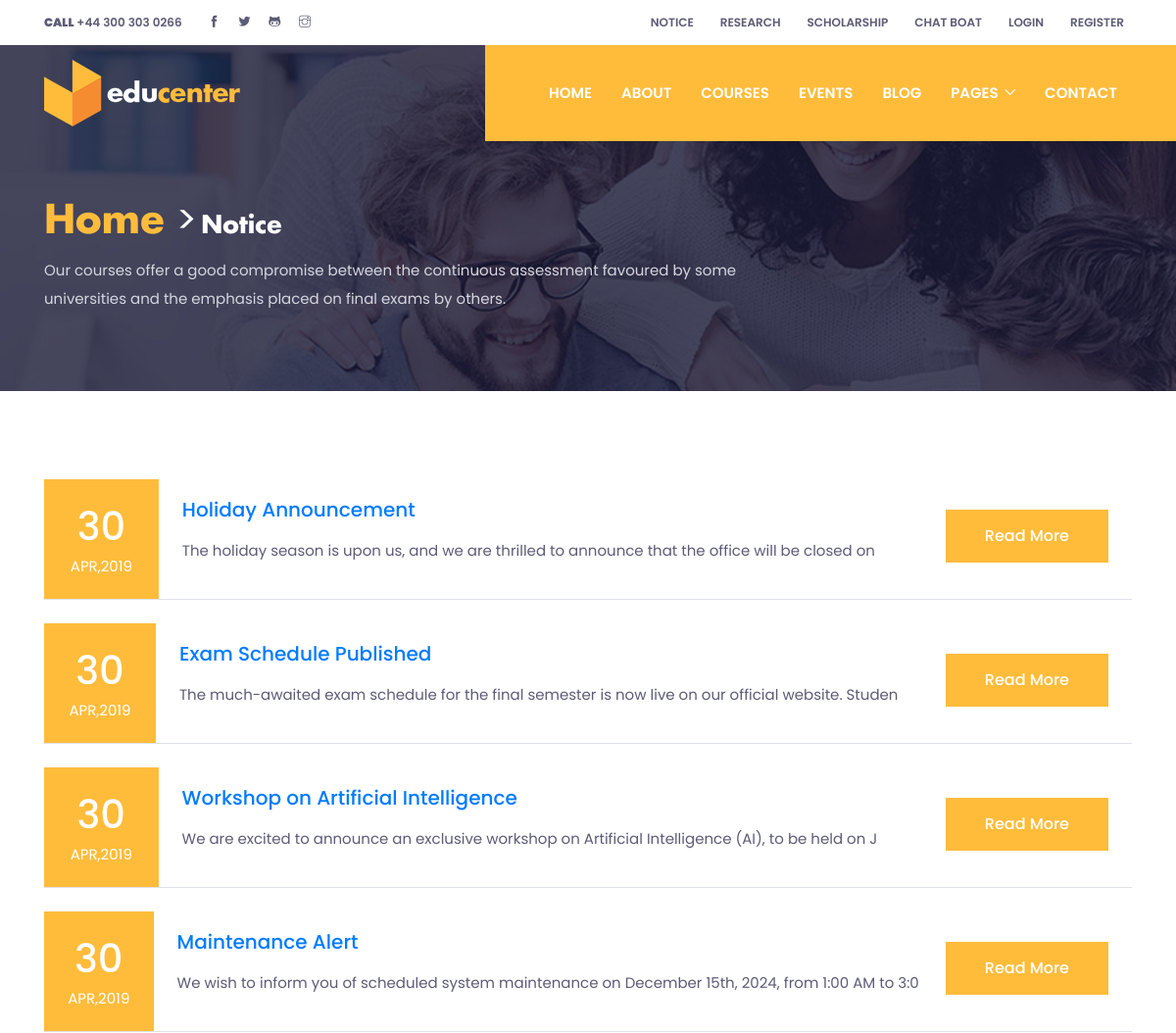
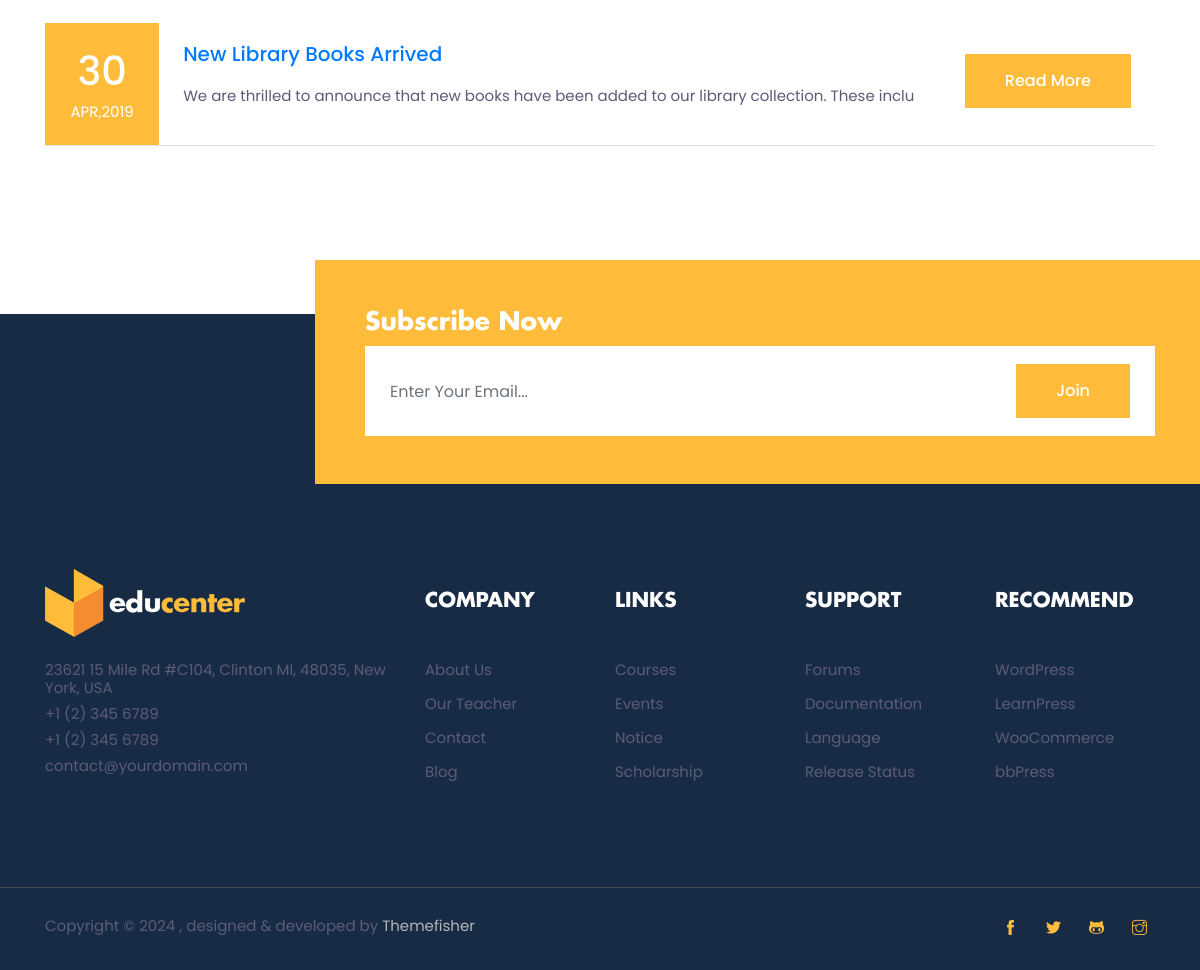
The page /notices/ on the database its author committed (2 pictures, top to bottom).
### partial/models.py (models this page shows, shortened)
class Notice(models.Model):
  title = models.CharField(max_length=250)
  description = HTMLField()
  slug = AutoSlugField(populate_from='title')
  created = models.DateTimeField(auto_now_add=True)
  updated = models.DateTimeField(auto_now=True)

### partial/views.py (the view)
# urls.py: path('notices/',view_notices,name='notices'),
def view_notices(request):
  notices = Notice.objects.all()
  context ={
    "notices":notices
  }
  return render(request, 'notices.html',context)

### partial/templates/notices.html (shortened to what this page needs)
{% extends "base.html" %}
{% load static %}
{% block content %}
<section
  class="page-title-section overlay"
  data-background="{% static 'images/backgrounds/page-title.jpg' %}"
>
  <div class="container">
    <div class="row">
      <div class="col-md-8">
        <ul class="list-inline custom-breadcrumb mb-2">
          <li class="list-inline-item">
            <a class="h2 text-primary font-secondary" href="{% url 'home' %}"
              >Home</a
            >
          </li>
          <span style="font-size: 40px; color: #fff">&#62;</span>
          <li class="list-inline-item text-white h3 font-secondary @@nasted">
            Notice
          </li>
        </ul>
        <p class="text-lighten mb-0">
          Our courses offer a good compromise between the continuous assessment
          favoured by some universities and the emphasis placed on final exams
          by others.
        </p>
      </div>
    </div>
  </div>
</section>
<section class="section">
  <div class="container">
    <div class="row">
      <div class="col-12">
        <ul class="list-unstyled">
        {% for notice in notices %}
          <li class="d-md-table mb-4 w-100 border-bottom hover-shadow">
            <div
              class="d-md-table-cell text-center p-4 bg-primary text-white mb-4 mb-md-0"
            >
              <span class="h2 d-block">30</span> APR,2019
            </div>
            <div
              class="d-md-table-cell px-4 vertical-align-middle mb-4 mb-md-0"
            >
              <a href="{% url 'notice' notice.slug %}" class="h4 mb-3 d-block"
                > {{notice.title}} </a
              >
              <p class="mb-0">
                {{notice.description |slice:"0:100" |safe}}
              </p>
            </div>
            <div class="d-md-table-cell text-right pr-0 pr-md-4">
              <a href=" {% url 'notice' notice.slug %} " class="btn btn-primary">read more</a>
            </div>
          </li>
        {% endfor %}
        </ul>
      </div>
    </div>
  </div>
</section>
{% endblock content %}

### static/css/style.css (style rules this page uses)
body { line-height: 1.2; font-family: "Poppins", sans-serif; -webkit-font-smoothing: antialiased; font-size: 15px; color: #5c5c77; }
p, .paragraph { font-weight: 400; color: #5c5c77; font-size: 15px; line-height: 1.9; font-family: "Poppins", sans-serif; }
h2, .h2 { font-size: 40px; }
h3, .h3 { font-size: 25px; }
h4, .h4 { font-size: 20px; }
.btn { font-size: 16px; font-family: "Poppins", sans-serif; text-transform: capitalize; padding: 15px 40px; border-radius: 0; font-weight: 500; border: 0; position: relative; z-index: 1; transition: 0.2s ease; overflow: hidden; white-space: nowrap; }
.btn::before { position: absolute; content: ""; height: 80%; width: 100%; left: 0; bottom: 10%; z-index: -1; transition: transform 0.2s ease-in-out; transform-origin: top; transform: scaleY(0); }
.btn-primary { color: #fff; background-color: #ffbc3b; }
.btn-primary::before { background-color: #fff; }
body { background-color: #fff; overflow-x: hidden; }
ol, ul { list-style-type: none; margin: 0px; }
a, a:hover, a:focus { text-decoration: none; }
a, button, select { cursor: pointer; transition: 0.2s ease; }
.section { padding-top: 90px; padding-bottom: 90px; }
.overlay { position: relative; }
.overlay::before { position: absolute; content: ""; height: 100%; width: 100%; top: 0; left: 0; background: #1a1a37; opacity: 0.8; }
.bg-primary { background: #ffbc3b !important; }
.text-primary { color: #ffbc3b !important; }
.text-lighten { color: #d6d6e0 !important; }
.font-secondary { font-family: "futura-bold"; }
.vertical-align-middle { vertical-align: middle; }
.page-title-section { padding: 200px 0 80px; }
.hover-shadow { transition: 0.3s ease; }

### rows shown on the page
Notice: title "Holiday Announcement", description "The holiday season is upon us, and we are thrilled to announce that the office will be closed on"
Notice: title "Exam Schedule Published", description "The much-awaited exam schedule for the final semester is now live on our official website. Studen"
Notice: title "Workshop on Artificial Intelligence", description "We are excited to announce an exclusive workshop on Artificial Intelligence (AI), to be held on J"
Notice: title "Maintenance Alert", description "We wish to inform you of scheduled system maintenance on December 15th, 2024, from 1:00 AM to 3:0"
Notice: title "New Library Books Arrived", description "We are thrilled to announce that new books have been added to our library collection. These inclu"
